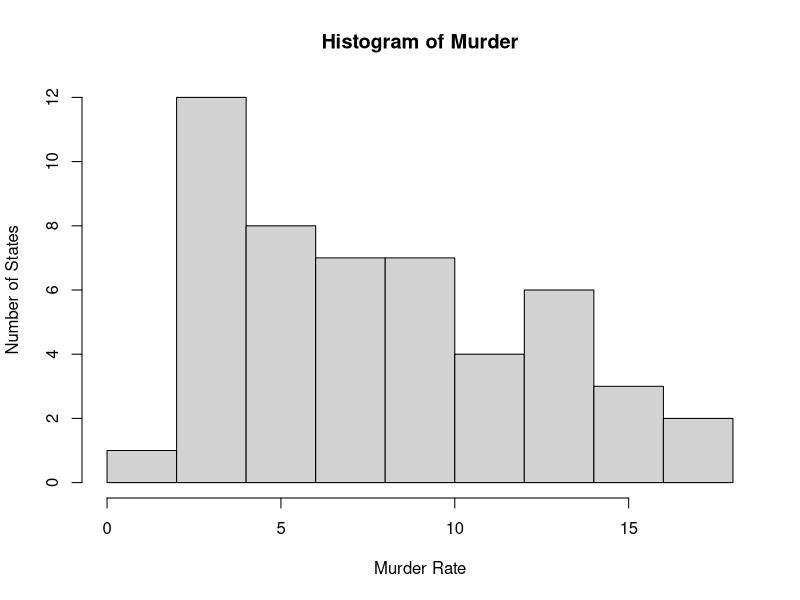
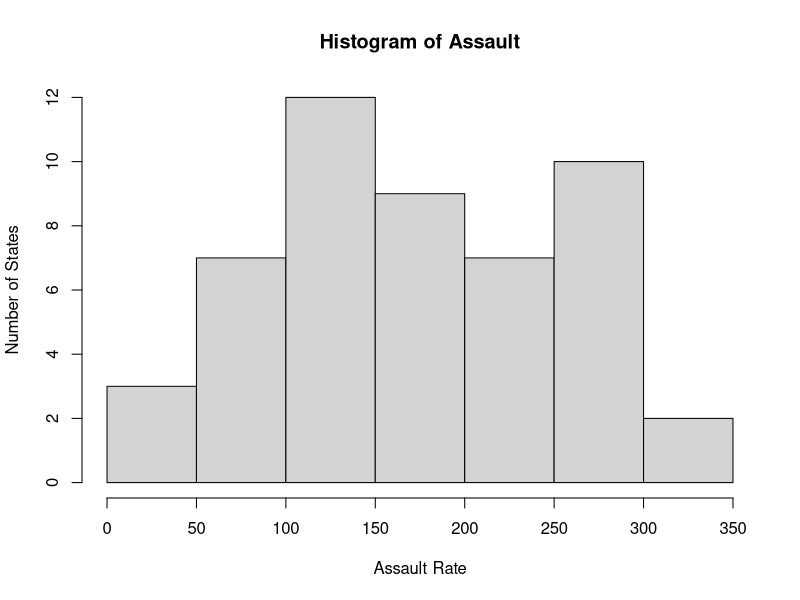
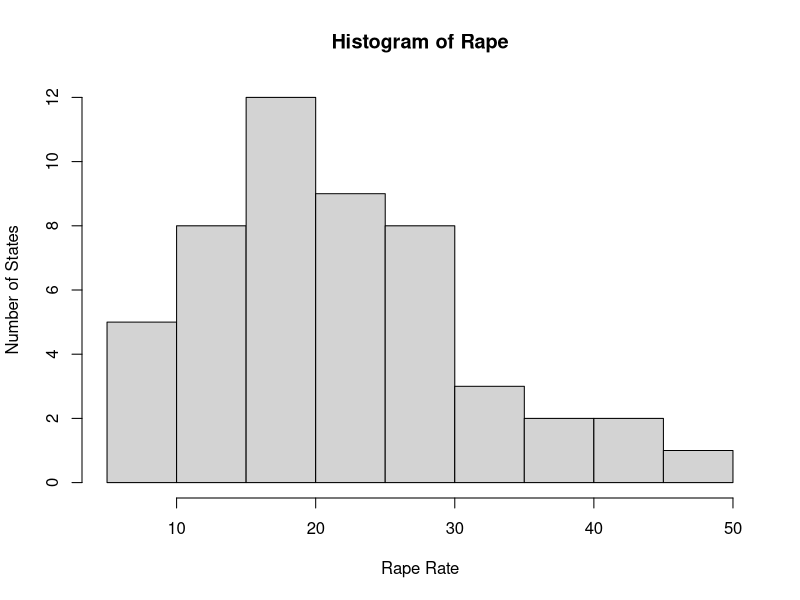
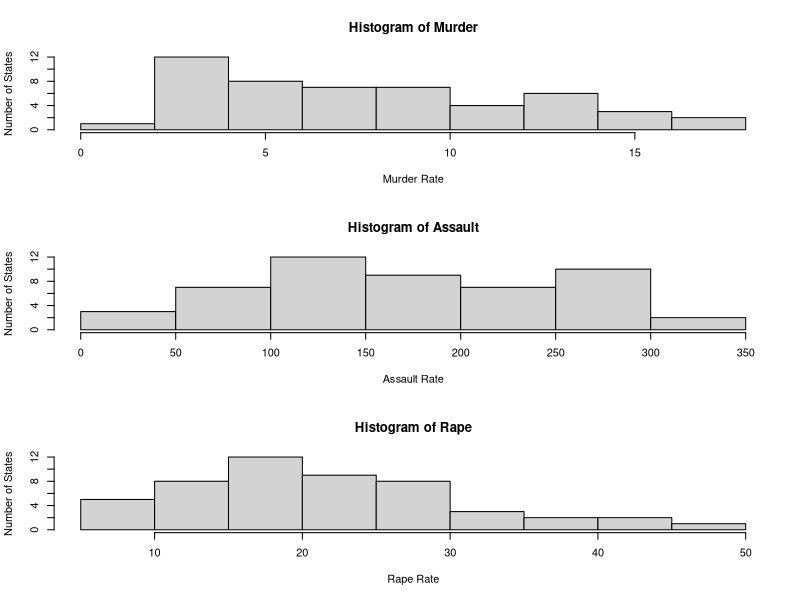

Here is the R script that generated these plots, in order:
## ---- chunk 1
library(datasets)
## ---- chunk 2
dat <- USArrests #renaming the data
## ---- chunk 3
names(dat)
## ---- chunk 4
hist(dat$Murder, main="Histogram of Murder", xlab="Murder Rate", ylab="Number of States")

## ---- chunk 5

## ---- chunk 6
hist(dat$Assault, main="Histogram of Assault", xlab="Assault Rate", ylab="Number of States")

hist(dat$Rape, main="Histogram of Rape", xlab="Rape Rate", ylab="Number of States")

par(mfrow=c(3,1))
hist(dat$Murder, main="Histogram of Murder", xlab="Murder Rate", ylab="Number of States")
hist(dat$Assault, main="Histogram of Assault", xlab="Assault Rate", ylab="Number of States") 
hist(dat$Rape, main="Histogram of Rape", xlab="Rape Rate", ylab="Number of States")
